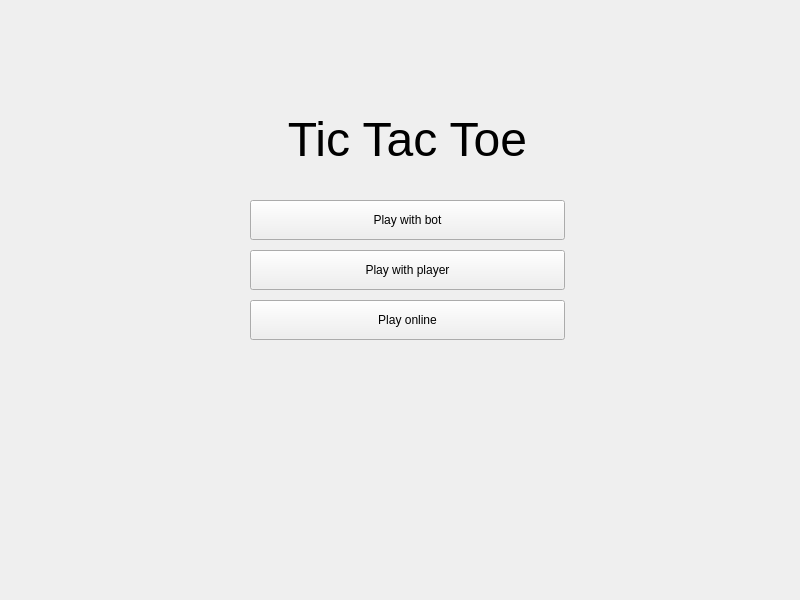
<?xml version="1.0" encoding="UTF-8"?>
<ui version="4.0">
 <class>MainWindow</class>
 <widget class="QMainWindow" name="MainWindow">
  <property name="geometry">
   <rect>
    <x>0</x>
    <y>0</y>
    <width>800</width>
    <height>600</height>
   </rect>
  </property>
  <property name="windowTitle">
   <string>Tic Tac Toe</string>
  </property>
  <widget class="QWidget" name="centralwidget">
   <widget class="QLabel" name="game_label">
    <property name="geometry">
     <rect>
      <x>250</x>
      <y>100</y>
      <width>315</width>
      <height>80</height>
     </rect>
    </property>
    <property name="text">
     <string>&lt;html&gt;&lt;head/&gt;&lt;body&gt;&lt;p align=&quot;center&quot;&gt;&lt;span style=&quot; font-size:36pt;&quot;&gt;Tic Tac Toe&lt;/span&gt;&lt;/p&gt;&lt;/body&gt;&lt;/html&gt;</string>
    </property>
   </widget>
   <widget class="QPushButton" name="play_with_bot_button">
    <property name="geometry">
     <rect>
      <x>250</x>
      <y>200</y>
      <width>315</width>
      <height>40</height>
     </rect>
    </property>
    <property name="text">
     <string>Play with bot</string>
    </property>
   </widget>
   <widget class="QPushButton" name="play_with_player_button">
    <property name="geometry">
     <rect>
      <x>250</x>
      <y>250</y>
      <width>315</width>
      <height>40</height>
     </rect>
    </property>
    <property name="text">
     <string>Play with player</string>
    </property>
   </widget>
   <widget class="QPushButton" name="play_online_button">
    <property name="geometry">
     <rect>
      <x>250</x>
      <y>300</y>
      <width>315</width>
      <height>40</height>
     </rect>
    </property>
    <property name="text">
     <string>Play online</string>
    </property>
   </widget>
  </widget>
 </widget>
 <resources/>
 <connections/>
</ui>
